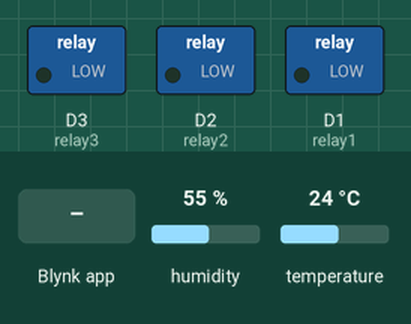
A sketch run on a simulated ESP8266 (NodeMCU). Parts: switched loads named in the sketch (green lamp = pin HIGH). The test bench sets the inputs (shaded band); at power-on: humidity 55 %, temperature 24 °C. WiFi joins after 1.5 s; servers stay silent unless stated; EEPROM starts erased; what the sketch prints to the serial monitor is not drawn.

Above: at 3.0 s.
3.1 s: Blynk app writes 0 to V0
At 4.3 s:
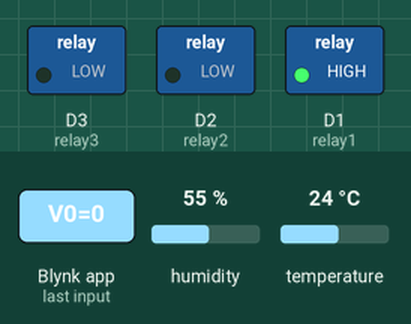
4.6 s: Blynk app writes 0 to V1
At 5.7 s:
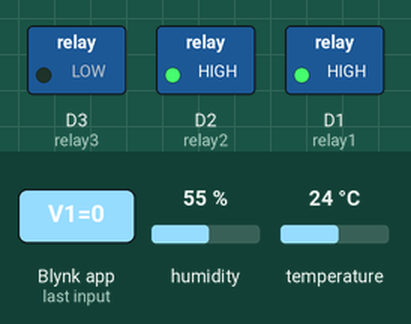
6.1 s: Blynk app writes 1 to V0
At 6.8 s:
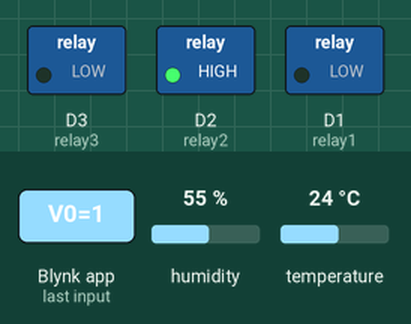
7.6 s: Blynk app writes 0 to V2
At 8.0 s:
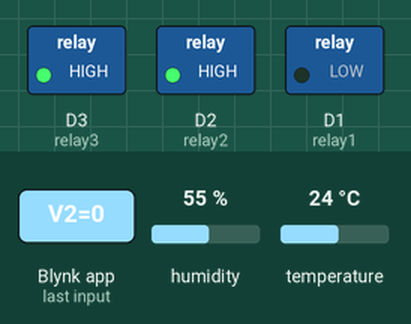
9.1 s: Blynk app writes 1 to V1
At 10.3 s:
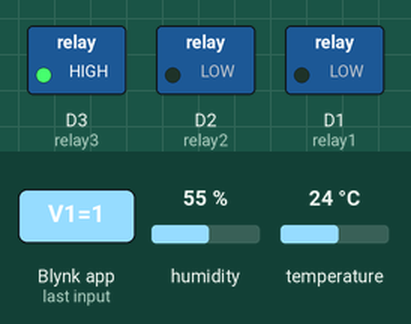
10.6 s: Blynk app writes 1 to V2
At 11.5 s:
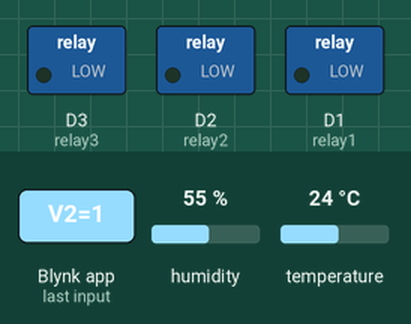
Timing chart, 0 to 13.1 s (numbered marks = the images above; inputs shaded):
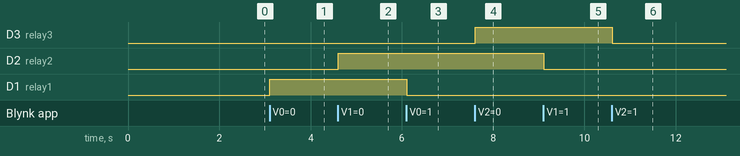

Measured:
- after the input at 3.1 s, D1 (relay1): LOW → HIGH at once
- after the input at 4.6 s, D2 (relay2): LOW → HIGH at once
- after the input at 6.1 s, D1 (relay1): HIGH → LOW at once
- after the input at 7.6 s, D3 (relay3): LOW → HIGH at once
- after the input at 9.1 s, D2 (relay2): HIGH → LOW at once
- after the input at 10.6 s, D3 (relay3): HIGH → LOW at once

The sketch:

Homu_automation_with_dht.ino
```cpp
#define BLYNK_TEMPLATE_ID "TMPL6rSk6NRF_"
#define BLYNK_TEMPLATE_NAME "HOME"
#define BLYNK_AUTH_TOKEN "lGKwIAYN4naSxZqgErffzCiLp9jpvCeh"

#define BLYNK_PRINT Serial

#include <ESP8266WiFi.h>
#include <BlynkSimpleEsp8266.h>
#include <EEPROM.h>
#include <DHT.h>


char auth[]= BLYNK_AUTH_TOKEN;
char ssid[] = "Hello world";
char pass[] = "printf()";


#define DHT_PIN D4
#define DHT_TYPE DHT11
DHT dht(DHT_PIN, DHT_TYPE);


int relay1=D1;
int relay2=D2;
int relay3=D3;
int relay4=D4;
int val1,val2,val3;


void setup()
{
  EEPROM.begin(800);
  Serial.begin(115200);
  dht.begin();

  val1 = EEPROM.read(1);
  val2 = EEPROM.read(2);
  val3 = EEPROM.read(3);

  pinMode(relay1,OUTPUT);
  pinMode(relay2,OUTPUT);
  pinMode(relay3,OUTPUT);
  digitalWrite(relay1,HIGH);
  digitalWrite(relay2,HIGH);
  digitalWrite(relay3,HIGH);


  digitalWrite(relay1, !val1);
  digitalWrite(relay2, !val2);
  digitalWrite(relay3, !val3);

  EEPROM.put(1, val1);
  EEPROM.put(2, val2);
  EEPROM.put(3, val3);

  Blynk.begin(BLYNK_AUTH_TOKEN, ssid, pass);
}

void loop()
{
  Blynk.run();

  //delay(2000);
  float temperature = dht.readTemperature();
  float humidity = dht.readHumidity();
  Serial.print("Temperature: ");
  Serial.print(temperature);
  Serial.print(" °C\t");

  Serial.print("Humidity: ");
  Serial.print(humidity);
  Serial.println(" %");

  Blynk.virtualWrite(V3,temperature);
  Blynk.virtualWrite(V4,humidity);


}

BLYNK_WRITE(V0)
{
  val1 =param.asInt();
  Serial.print("val 1  ");
  Serial.println(val1);
  digitalWrite(relay1,!val1);
  EEPROM.put(1, val1);
  EEPROM.commit();
}


BLYNK_WRITE(V1)
{
  val2 =param.asInt();
  Serial.print("val1 2   ");
  Serial.println(val2);
  digitalWrite(relay2,!val2);
  EEPROM.put(2, val2);
  EEPROM.commit();
}


BLYNK_WRITE(V2)
{
  val3 =param.asInt();
  Serial.print("val1 3   ");
  Serial.println(val3);
  digitalWrite(relay3,!val3);
  EEPROM.put(3, val3);
  EEPROM.commit();
}
```
